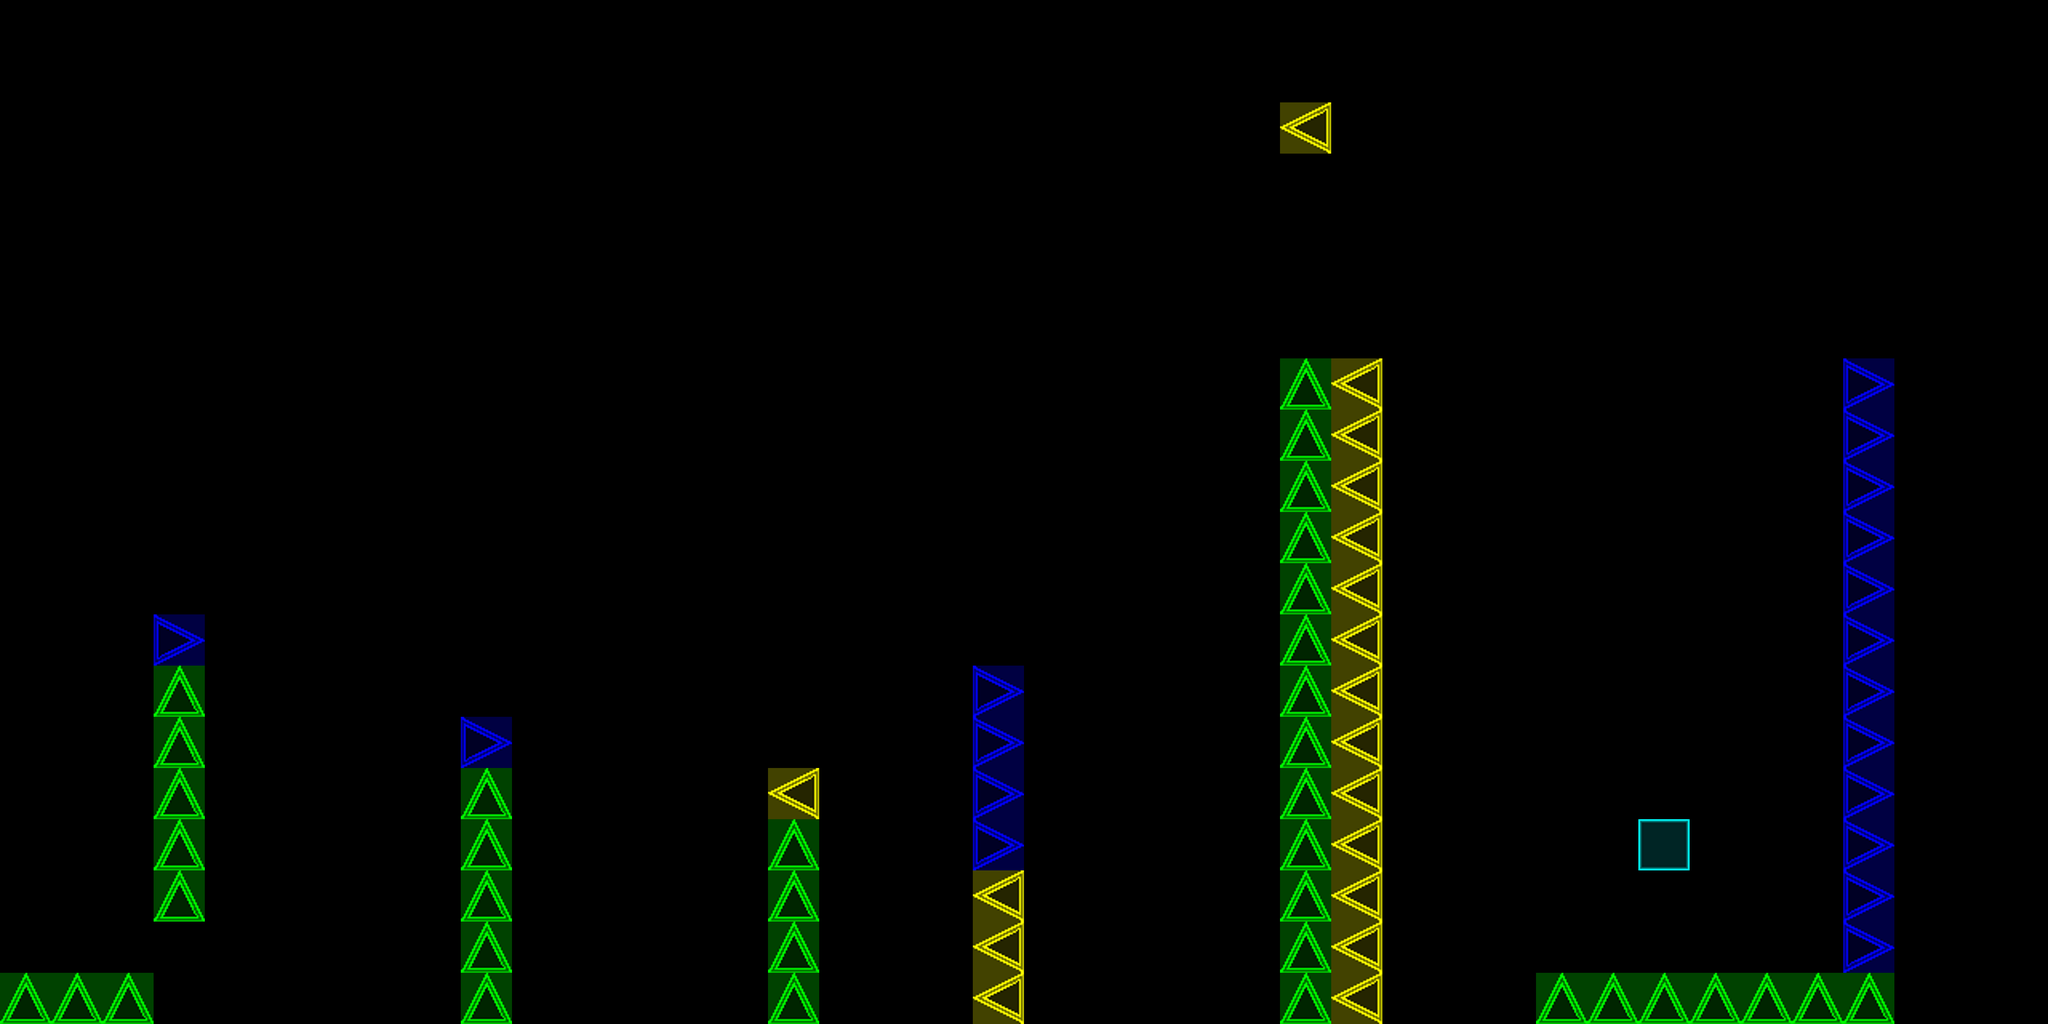

The image is a tile-based game level rendered from a .tmx file. Its description and source (layers, tilesets, objects; grid data summarised) follow:
An orthogonal 40x20 tile map with 128x128 px tiles, 1 tile layer (Tile Layer 2) and 1 object (Player).

<map version="1.0" orientation="orthogonal" width="40" height="20" tilewidth="128" tileheight="128">
 <tileset firstgid="1" name="sheet" tilewidth="128" tileheight="128">
  <image source="sheet128.png" width="640" height="128" />
 </tileset>
 <layer name="Tile Layer 2" width="40" height="20">
  <data>[800 cells, 74 non-empty, 4 distinct tile ids]</data>
 </layer>
 <objectgroup name="Objects" width="40" height="20">
  <object name="Player" x="128" y="2048" width="128" height="128" />
 </objectgroup>
</map>
